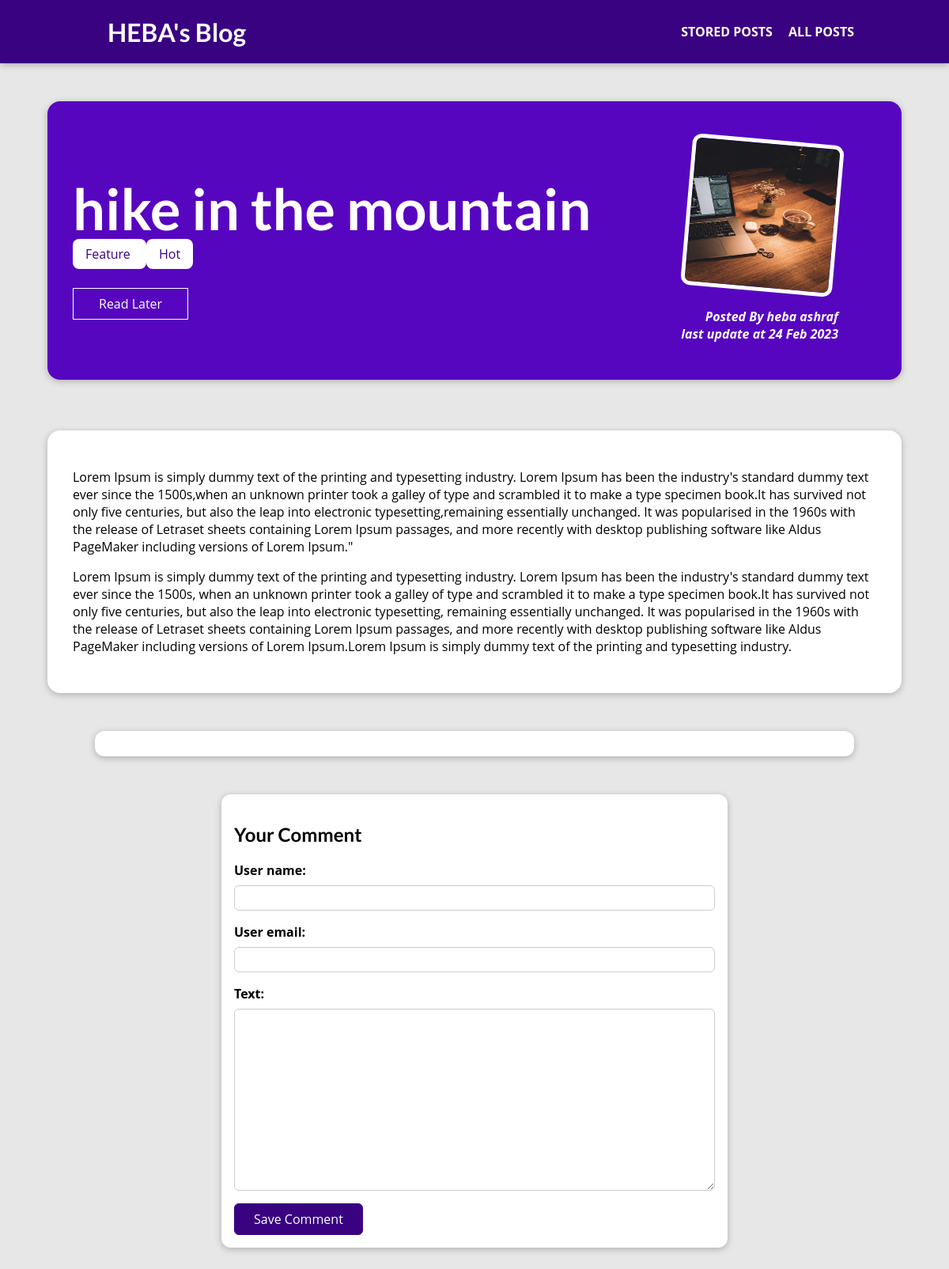
/posts/hike-in-the-mountain, run on the app's committed database.
### blog/models.py (models this page shows, shortened)
class Post(models.Model):
    title = models.CharField(max_length=50)
    excerpt =models.CharField(max_length=100)
    image = models.ImageField(upload_to='posts', null=True)
    date = models.DateField(auto_now=True)
    slug = models.SlugField(unique=True, db_index=True)
    content = models.TextField(validators=[MinLengthValidator(10)])
    author = models.ForeignKey(
        Author,null=True, on_delete=models.SET_NULL, related_name="posts")
    tags = models.ManyToManyField(Tag)

class Tag(models.Model):
    caption = models.CharField(max_length=20)

class Author(models.Model):
    first_name = models.CharField(max_length=10)
    last_name = models.CharField(max_length=10)
    email_address = models.EmailField()
    def full_name(self):
        return f"{self.first_name} {self.last_name}"
    def __str__(self):
        return self.full_name()

### blog/views.py (the view, shortened to what this page needs)
# urls.py: path('posts/<slug:slug>', views.SinglePostView.as_view(), name='single-post'), # slug will do this /// posts/my-first-post
class SinglePostView(View):
    def is_stored_post(self, request, post_id):
        stored_posts = request.session.get('stored_posts')
        if stored_posts is not None:
         is_saved_for_later = post_id  in stored_posts
        else:
            is_saved_for_later = False
        return is_saved_for_later
    def get(self, request,slug):
        post = Post.objects.get(slug=slug)
        stored_posts = request.session.get('stored_posts')
        if stored_posts is not None:
         is_saved_for_later = post.id  in stored_posts
        else:
            is_saved_for_later = False
        context = {
            'post': post,
            'post_tags': post.tags.all(),
            'comment_form': CommentForm(),
            'comments' : post.comments.all().order_by('-id'),
            'saved_for_later' : self.is_stored_post(request, post.id)
        }
        return render(request,'blog/post-details.html', context)

### blog/forms.py
class CommentForm(forms.ModelForm):
    class Meta:
        model = Comment
        exclude = ['post']
        label = {
            'user_name': 'Your Name',
            'user_email': 'Your Email',
            'text': 'Your Comment',
        }

### blog/templates/blog/post-details.html (shortened to what this page needs)
{% extends 'base.html' %}
{% load static %}
{% block css_files %}
   <link rel='stylesheet' href='{% static 'blog/post-detail.css' %}'>
{% endblock %}
{% block content %}
<section id='summary'>
    <h2>{{ post.title }}</h2>
    <div>
        {% for tag in post_tags %}
          <span class='tag'> {{ tag.caption }} </span>
        {% endfor %}
    </div>
    <div id='read-later' >
        <form action='{% url 'read-later' %}' method='POST'>
        <button >
            {% if saved_for_later %}
               Remove from "Read Later" List
            {% else %}
               Read Later
            {% endif %}
        </button>
        </form>
    </div>
    <article>
        <img src='{{ post.image.url }}' alt='{{ post.title }}'>
        <address> Posted By <a href='mailto:{{ post.author.email_address }}'> {{ post.author }} </a> </adress>
        <div>last update at <time>{{ post.date|date:"d M Y" }}</time></div>
</section>
    <main>
        <p>{{ post.content|linebreaks }}</p>
    </main>
    <section id="comments">
    </section>
    <section id='comment-form'>
        <h2> Your Comment </h2>
        <form action='' method='POST'>
            {% for form_field in comment_form %}
                <div class ='form-control' {% if form_fiels.errors %}invalid{% endif %}>
                    {{ form_field.label_tag }}
                    {{ form_field }}
                </div>
            {% endfor %}
            <button> Save Comment </button>
        </form>
    </section>
{% endblock %}

### static/app.css (style rules this page uses)
* { box-sizing: border-box; }
html { font-family: 'Open Sans', 'Lato', sans-serif; }
body { margin: 0; }
h1, h2, h3 { font-family: 'Lato', sans-serif; font-weight: bold; }

### blog/static/blog/post-detail.css (style rules this page uses)
body { background-color: #e7e7e7; }
#summary { margin: 8rem auto 3rem auto; padding: 2rem; width: 90%; max-width: 90rem; border-radius: 16px; background-color: #5706c0; position: relative; box-shadow: 0 2px 8px rgba(0, 0, 0, 0.25); height: 22rem; }
#summary h2 { color: white; font-size: 4.5rem; margin-bottom: 0.25rem; }
#summary article { position: absolute; top: 2rem; right: 3rem; padding: 1rem 2rem; border-radius: 12px; text-align: right; color: white; }
#summary article img { width: 12rem; height: 12rem; border-radius: 12px; transform: rotateZ(5deg); border: 5px solid white; margin-bottom: 1rem; }
#summary address { font-weight: bold; }
#summary time { font-weight: bold; }
#summary a { color: white; text-decoration: none; }
#read-later { margin: 2rem 0; }
#read-later button { background-color: transparent; border: 1px solid white; padding: 0.5rem 2rem; font: inherit; color: white; cursor: pointer; }
main { margin: 4rem auto 3rem auto; padding: 2rem; width: 90%; max-width: 90rem; border-radius: 16px; background-color: white; position: relative; box-shadow: 0 2px 8px rgba(0, 0, 0, 0.25); }
.tag { background-color: white; color: #390281; padding: 0.5rem 1rem; border-radius: 8px; }
#comment-form { margin: 3rem auto; width: 90%; max-width: 40rem; border-radius: 12px; background-color: white; box-shadow: 0 2px 8px rgba(0, 0, 0, 0.25); padding: 1rem; }
#comment-form button { font: inherit; background-color: #390281; color: white; border: 1px solid #390281; padding: 0.5rem 1.5rem; border-radius: 6px; cursor: pointer; }
.form-control { margin-bottom: 1rem; }
.form-control label { font-weight: bold; margin-bottom: 0.5rem; display: block; }
.form-control input, .form-control textarea { display: block; width: 100%; font: inherit; padding: 0.25rem; border-radius: 6px; border: 1px solid #ccc; }
#comments { margin: 3rem auto; width: 90%; max-width: 60rem; border-radius: 12px; background-color: white; box-shadow: 0 2px 8px rgba(0, 0, 0, 0.25); padding: 1rem 2rem; }

### data on the page
Post: title "hike in the mountain", image (picture), author "heba ashraf", date "24 Feb 2023", content "Lorem Ipsum is simply dummy text of the printing and typesetting industry. Lorem Ipsum has been the industry's standard dummy text ever since the 1500s,when an unknown printer took a galley of type and scrambled it to make a type specimen book.It has survived not only five centuries, but also the leap into electronic typesetting,remaining essentially unchanged. It was popularised in the 1960s with the release of Letraset sheets containing Lorem Ipsum passages, and more recently with desktop publishing software like Aldus PageMaker including versions of Lorem Ipsum.\" Lorem Ipsum is simply dummy text of the printing and typesetting industry. Lorem Ipsum has been the industry's standard dummy…"
Tag: caption "Feature"
Tag: caption "Hot"
